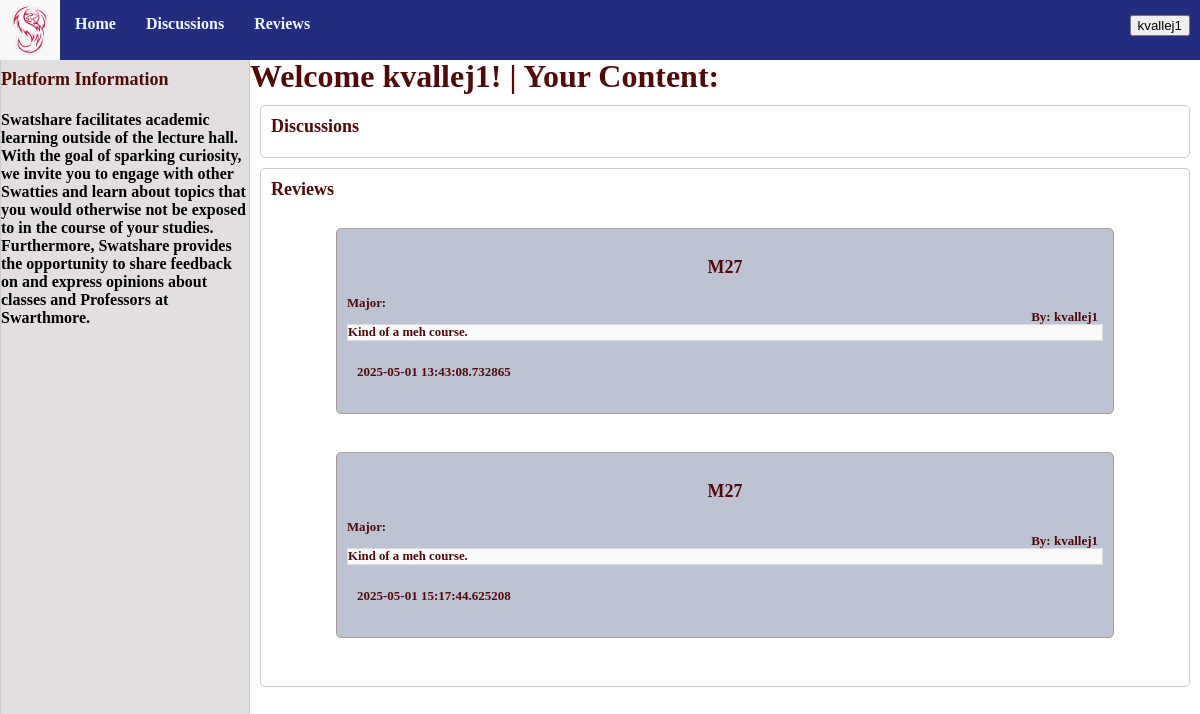
The app's page /home (signed in), older data.
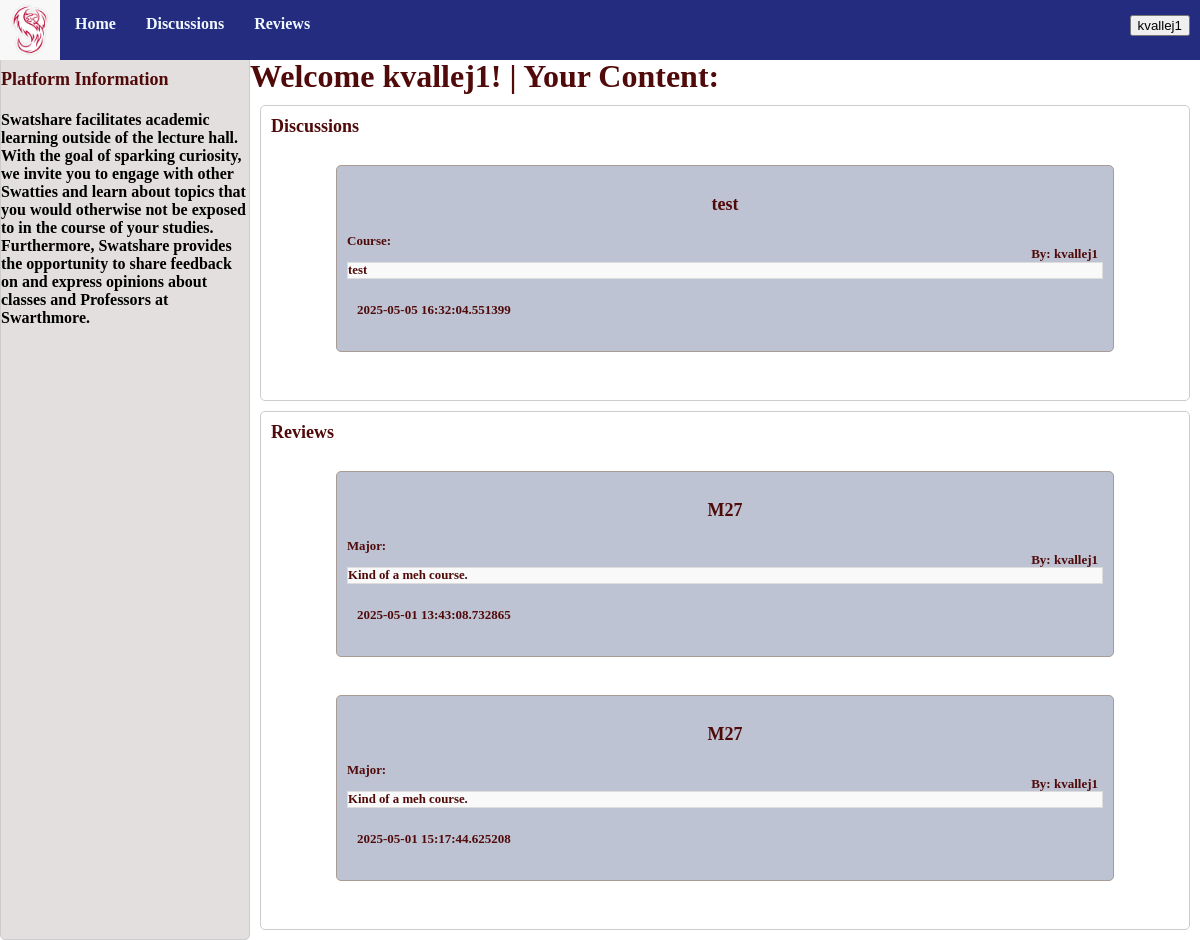
The same page, newer data.
### models.py (models this page shows, shortened)
class Review(db.Model):
    id = db.Column(db.Integer, primary_key=True)
    title = db.Column(db.String(255), nullable=False)
    content = db.Column(db.Text, nullable=False)
    created_at = db.Column(db.DateTime, default=db.func.current_timestamp())
    rating = db.Column(db.Integer, nullable=False)
    author = db.Column(db.Text, nullable=False)
    comments = db.relationship('Comment', backref='review', cascade="all, delete-orphan", lazy=True)
    major = db.Column(db.Text, nullable=False)

class Discussion(db.Model):
    id = db.Column(db.Integer, primary_key=True)
    title = db.Column(db.String(255), nullable=False)
    content = db.Column(db.Text, nullable=False)
    created_at = db.Column(db.DateTime, default=db.func.current_timestamp())
    course = db.Column(db.Text)
    author = db.Column(db.Text, nullable=False)
    comments = db.relationship('Comment', backref='discussion', cascade="all, delete-orphan", lazy=True)
    up_votes = db.Column(db.Integer, default = 0)

### app.py (the view)
@app.route('/home') #code for our home page that allows users to select discussions and reviews tab
def home():
    discussions=db.session.query(Discussion).filter_by(author=session["username"]).all()
    reviews=db.session.query(Review).filter_by(author=session["username"]).all()
    discussion_data=[]
    review_data=[]
    for discussion in discussions:
        discussion_data.append({
            'id': discussion.id,
            'title': discussion.title,
            'author': discussion.author,
            'created_at': discussion.created_at,
            'content': discussion.content,
            'course': discussion.course,
            'up_votes': discussion.up_votes,
        })
    for review in reviews:
        review_data.append({
            'id': review.id,
            'title': review.title,
            'author': review.author,
            'created_at': review.created_at,
            'content': review.content,
            'rating': review.rating,
        })
    return render_template('home.html', discussions=discussion_data, reviews=review_data)

### templates/home.html (shortened to what this page needs)
{% extends "base.html" %}
{%block head%}
{{ super() }}
{% endblock %}
{%block content %}
<div class="container">
    <div class="sidebar">
        <br>
        <p1 style="text-align:center;">Platform Information</p1>
        <h4>Swatshare facilitates academic learning outside of the lecture hall. With the goal of sparking curiosity, we invite you to engage with other Swatties and learn about topics that you would otherwise not be exposed to in the course of your studies. Furthermore, Swatshare provides the opportunity to share feedback on and express opinions about classes and Professors at Swarthmore.
            </h4>
        <br>
    </div>
    <div class="space">
        <br>
        <p2> Welcome {{ session.username}}! | Your Content:</p2>
        <div class="list-group">
            <p class="section-title">Discussions</p>
            {% for discussion in discussions %}
            <a href="{{ url_for('dis_posts', discussion_id=discussion.id) }}" class="list-group-item">
                <div class="whereithappens">
                    <div id="header">
                        <p id="title">{{discussion.title}}</p>
                        <p id="author">By: {{discussion.author}}</p>
                        <p id="course">Course: {{discussion.course}}</p>
                    </div>
                    <p id="content">{{discussion.content}}</p>
                    <div id="information">
                        <p id="created_at">{{discussion.created_at}}</p>
                    </div>
                </div>
            </a>
            {% endfor %}
        </div>
        <div class="list-group">
            <p class="section-title">Reviews</p>
            {% for review in reviews %}
            <a href="{{ url_for('rev_posts', review_id=review.id) }}" class="list-group-item">
                <div class="whereithappens">
                    <div id="header">
                        <p id="title">{{review.title}}</p1>
                        <p id="author">By: {{review.author}}</p>
                        <p id="major">Major: {{review.major}}</p>
                    </div>
                    <p id="content">{{review.content}}</p>
                    <div id="information">
                        <p id="created_at">{{review.created_at}}</p>
                    </div>
                </div>
            </a>
            {% endfor %}
        </div>
    </div>
</div>
{%endblock%}

Row changes from the older to the newer data that the page shows:
added Discussion: title "test", author "kvallej1", content "test", created_at "2025-05-05 16:32:04.551399"
